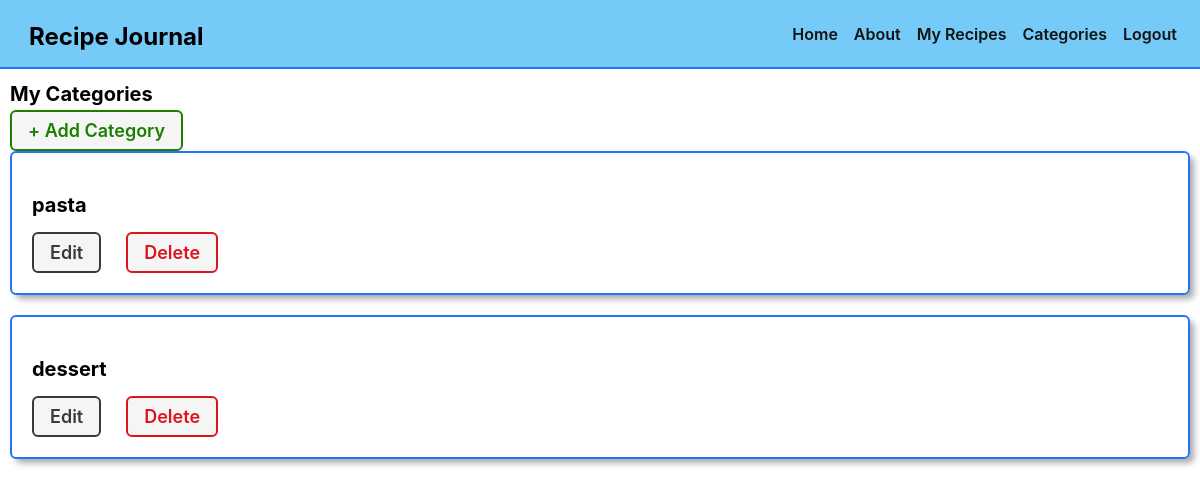
Before: /categories/ (signed in) with the older database file.
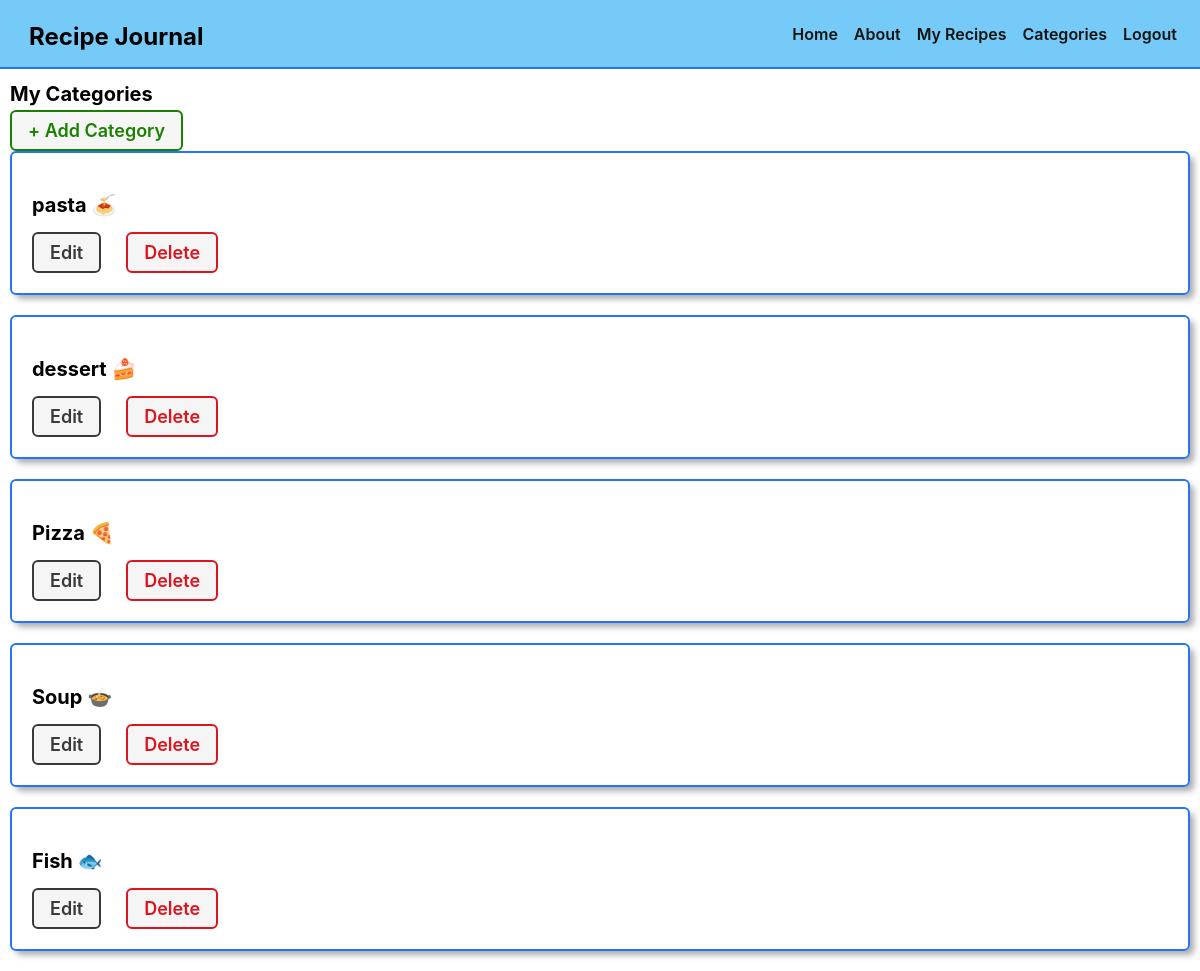
After: the same page with the newer database file.
### main_app/models.py (models this page shows, shortened)
class Category(models.Model):
    name = models.CharField(max_length=50)
    user = models.ForeignKey(User, on_delete=models.CASCADE)

### main_app/views.py (the view)
# urls.py: path('categories/', views.CategoryList.as_view(), name='category-index'),
class CategoryList(LoginRequiredMixin, ListView):
    model = Category
    def get_queryset(self):
        return Category.objects.filter(user=self.request.user)

### main_app/templates/main_app/category_list.html
{% extends "base.html" %}
{% block content %}
<h1>My Categories</h1>
<p><a href="{% url 'category-create' %}" class="btn submit">+ Add Category</a></p>
{% for category in object_list %}
<div class="category-card">
  <h3 class="category-title">{{ category.name }}</h3>
  <div class="category-actions">
    <a href="{% url 'category-update' category.id %}" class="btn secondary">Edit</a>
    <a href="{% url 'category-delete' category.id %}" class="btn danger">Delete</a>
  </div>
</div>
{% empty %}
  <p>No categories yet.</p>
{% endfor %}
{% endblock %}

Changed rows visible on the page:
changed Category: name "pasta" → "pasta 🍝"
changed Category: name "dessert" → "dessert 🍰"
added Category: name "Pizza 🍕"
added Category: name "Soup 🍲"
added Category: name "Fish 🐟"
